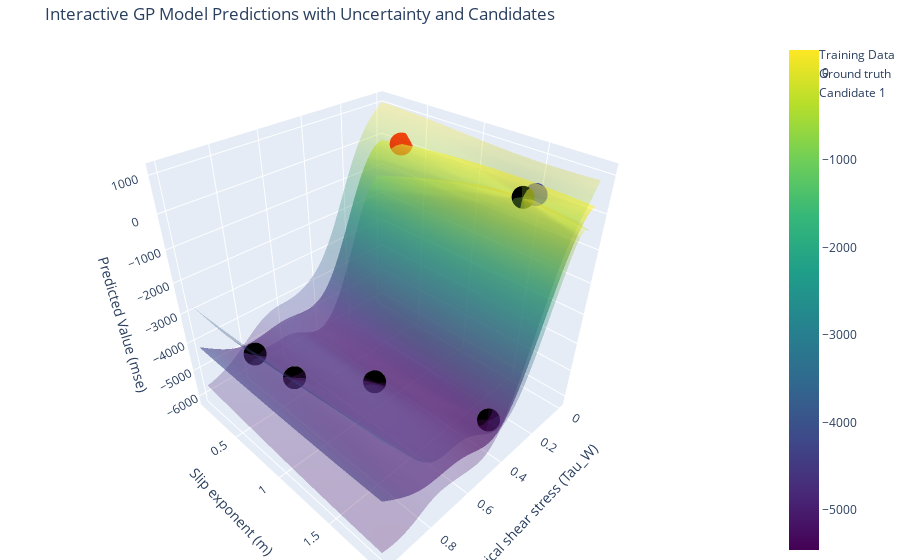

Notebook code cell kept with this figure:
### Code cell
fig = go.Figure()



fig.add_trace(go.Surface(
    x=x_grid, y=y_grid, z=pred_mean,
    colorscale='Viridis', opacity=0.6, name="GP Mean"
))


fig.add_trace(go.Surface(
    x=x_grid, y=y_grid, z=pred_mean + pred_std,
    colorscale='Viridis', opacity=0.3, showscale=False, name="GP Mean + Std"
))


fig.add_trace(go.Surface(
    x=x_grid, y=y_grid, z=pred_mean - pred_std,
    colorscale='Viridis', opacity=0.3, showscale=False, name="GP Mean - Std"
))


fig.add_trace(go.Scatter3d(
    x=train_x[:, 0].numpy(),
    y=train_x[:, 1].numpy(),
    z=train_y_scaled.flatten().numpy(),
    mode='markers',
    marker=dict(size=8, color='black'),
    name='Training Data'
))

fig.add_trace(go.Scatter3d(
    x=[0.01],
    y=[1.5],
    z=[0],
    mode='markers',
    marker=dict(size=8, color='blue'),
    name='Ground truth'
)
)

for i in range(candidate.shape[0]):  
    
    cand = model(input_transform(candidate[i].unsqueeze(0)))
    cand_var = torch.diagonal(cand.covariance_matrix, 0)
    cand_mean, _ = outcome_transform.untransform(cand.mean, cand_var)
    
    
    fig.add_trace(go.Scatter3d(
        x=[candidate[i, 0].item()],
        y=[candidate[i, 1].item()],
        z=[cand_mean.item()],
        mode='markers',
        marker=dict(size=8, color='red'),
        name=f'Candidate {i + 1}'
    ))


fig.update_layout(
    scene=dict(
        xaxis_title="Critical shear stress (Tau_W)",
        yaxis_title="Slip exponent (m)",
        zaxis_title="Predicted Value (mse)"
        
        
    ),
    title="Interactive GP Model Predictions with Uncertainty and Candidates",
    margin=dict(l=0, r=0, b=0, t=40)
)

# Show the plot
fig.show()
# fig.write_html("gp_model_predictions.html")

### Figure 1 — Plotly figure (JSON) as saved in the notebook; plotly's stock layout.template omitted (floating-point values rounded to 4 significant figures; data arrays with more than 128 entries replaced by an {"elided": "..."} marker saying what was removed)
{"data": [{"colorscale": [[0, "#440154"], [0.1111, "#482878"], [0.2222, "#3e4989"], [0.3333, "#31688e"], [0.4444, "#26828e"], [0.5556, "#1f9e89"], [0.6667, "#35b779"], [0.7778, "#6ece58"], [0.8889, "#b5de2b"], [1, "#fde725"]], "name": "GP Mean", "opacity": 0.6, "type": "surface", "x": {"elided": "50x50 float values"}, "y": {"elided": "50x50 float values"}, "z": {"elided": "50x50 float values"}}, {"colorscale": [[0, "#440154"], [0.1111, "#482878"], [0.2222, "#3e4989"], [0.3333, "#31688e"], [0.4444, "#26828e"], [0.5556, "#1f9e89"], [0.6667, "#35b779"], [0.7778, "#6ece58"], [0.8889, "#b5de2b"], [1, "#fde725"]], "name": "GP Mean + Std", "opacity": 0.3, "showscale": false, "type": "surface", "x": {"elided": "50x50 float values"}, "y": {"elided": "50x50 float values"}, "z": {"elided": "50x50 float values"}}, {"colorscale": [[0, "#440154"], [0.1111, "#482878"], [0.2222, "#3e4989"], [0.3333, "#31688e"], [0.4444, "#26828e"], [0.5556, "#1f9e89"], [0.6667, "#35b779"], [0.7778, "#6ece58"], [0.8889, "#b5de2b"], [1, "#fde725"]], "name": "GP Mean - Std", "opacity": 0.3, "showscale": false, "type": "surface", "x": {"elided": "50x50 float values"}, "y": {"elided": "50x50 float values"}, "z": {"elided": "50x50 float values"}}, {"marker": {"color": "black", "size": 8}, "mode": "markers", "name": "Training Data", "type": "scatter3d", "x": [0.7713, 0.5567, 0.8045, 0.3877, 0.06058], "y": [0.608, 1.024, 0.2226, 1.798, 1.465], "z": [-5015.0, -5096.0, -4921.0, -5247.0, -3.71]}, {"marker": {"color": "blue", "size": 8}, "mode": "markers", "name": "Ground truth", "type": "scatter3d", "x": [0.01], "y": [1.5], "z": [0]}, {"marker": {"color": "red", "size": 8}, "mode": "markers", "name": "Candidate 1", "type": "scatter3d", "x": [0.001], "y": [0.2989], "z": [-2.848]}], "layout": {"margin": {"b": 0, "l": 0, "r": 0, "t": 40}, "scene": {"xaxis": {"title": {"text": "Critical shear stress (Tau_W)"}}, "yaxis": {"title": {"text": "Slip exponent (m)"}}, "zaxis": {"title": {"text": "Predicted Value (mse)"}}}, "title": {"text": "Interactive GP Model Predictions with Uncertainty and Candidates"}}}
